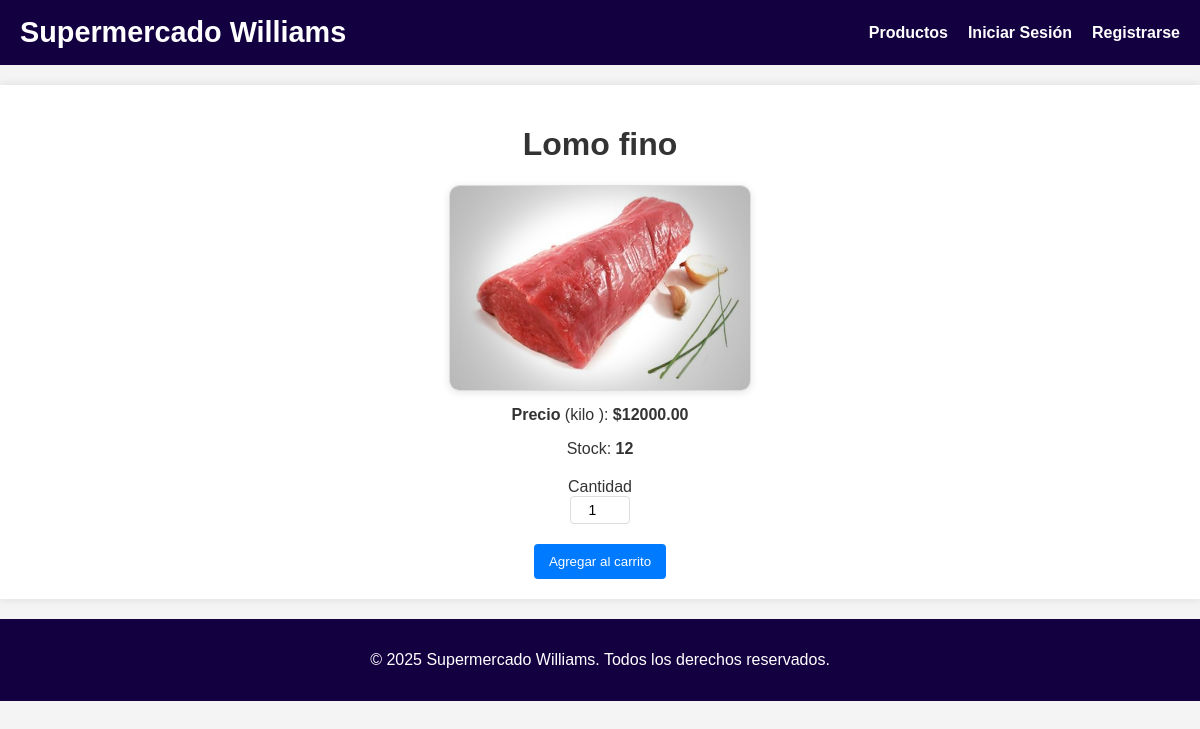
The app's page /product/2 with its own data.
### models.py (models this page shows, shortened)
class Product(db.Model):
    id = db.Column(db.Integer, primary_key=True)
    secction = db.Column(db.String(64), nullable=False, default="Res")
    name = db.Column(db.String(128), nullable=False)
    description = db.Column(db.Text)
    price = db.Column(db.Float, nullable=False)
    stock = db.Column(db.Integer, nullable=False, default=0)
    image_url = db.Column(db.String(256))

### routes.py (the view, shortened to what this page needs)
@app.route('/product/<int:product_id>', methods=['GET', 'POST'])
def product_detail(product_id):
    product = Product.query.get_or_404(product_id)
    form = AddToCartForm()
    return render_template('product_detail.html', title=product.name, product=product, form=form)

### forms.py
class AddToCartForm(FlaskForm):
    quantity = IntegerField('Quantity', validators=[DataRequired()])
    submit = SubmitField('Add to Cart')

### templates/product_detail.html (shortened to what this page needs)
{% extends "base.html" %}
{% block content %}
    <h1 style="text-align: center;">{{ product.name }}</h1>
    <div class="product-detail">
        <img
            src="{{ url_for('static', filename='imgs/' + product.image_url) }}" alt="{{ product.name }}"
            style="display: block; margin: 0 auto; max-width: 300px; max-height: 300px; object-fit: contain; border-radius: 10px; box-shadow: 0 2px 8px rgba(0,0,0,0.1);"
        >
    </div>
    <div class="product-info">
        <p style="text-align: center; margin-top: 15px;"><strong>Precio</strong> ({{ product.description }}): <strong>${{ "%.2f"|format(product.price) }}</strong></p>
        <p style="text-align: center; margin-top: 10px;">
            Stock:
            <span style="color: {% if product.stock < 10 %}red{% else %}inherit{% endif %}; font-weight: bold;">{{ product.stock }}</span>
        </p>
        {% if product.stock > 0 %}
            <form method="POST" action="" style="display: flex; flex-direction: column; align-items: center;">
                <div style="text-align: center; width: 100%;">
                    Cantidad<br>
                    {{ form.quantity(min=1, value=1, style='width: 60px; height: 28px; font-size: 14px; text-align: center;') }}<br>
                </div>
                <div style="margin-top: 10px; text-align: center; width: 100%;">
                    {{ form.submit(value='Agregar al carrito') }}
                </div>
            </form>
        {% else %}
            <p class="out-of-stock">¡Agotado!</p>
        {% endif %}
    </div>
{% endblock %}

### static/css/style.css (style rules this page uses)
body { font-family: Arial, sans-serif; margin: 0; padding: 0; background-color: #f4f4f4; color: #333333; }
form { margin-top: 20px; }
form input[type="text"], form input[type="password"], form input[type="email"], form input[type="number"], form textarea { width: 100%; padding: 10px; border: 1px solid #ddd; border-radius: 4px; box-sizing: border-box; }
form input[type="submit"], .button { background-color: #007bff; color: white; padding: 10px 15px; border: none; border-radius: 4px; cursor: pointer; text-decoration: none; display: inline-block; margin-top: 10px; }
.product-detail { display: flex; gap: 40px; align-items: flex-start; }
.product-detail img { max-width: 400px; height: auto; border: 1px solid #ddd; border-radius: 5px; }

### records on screen
Product: name "Lomo fino", image_url (picture), description "kilo", price "12000.00", stock "12"
